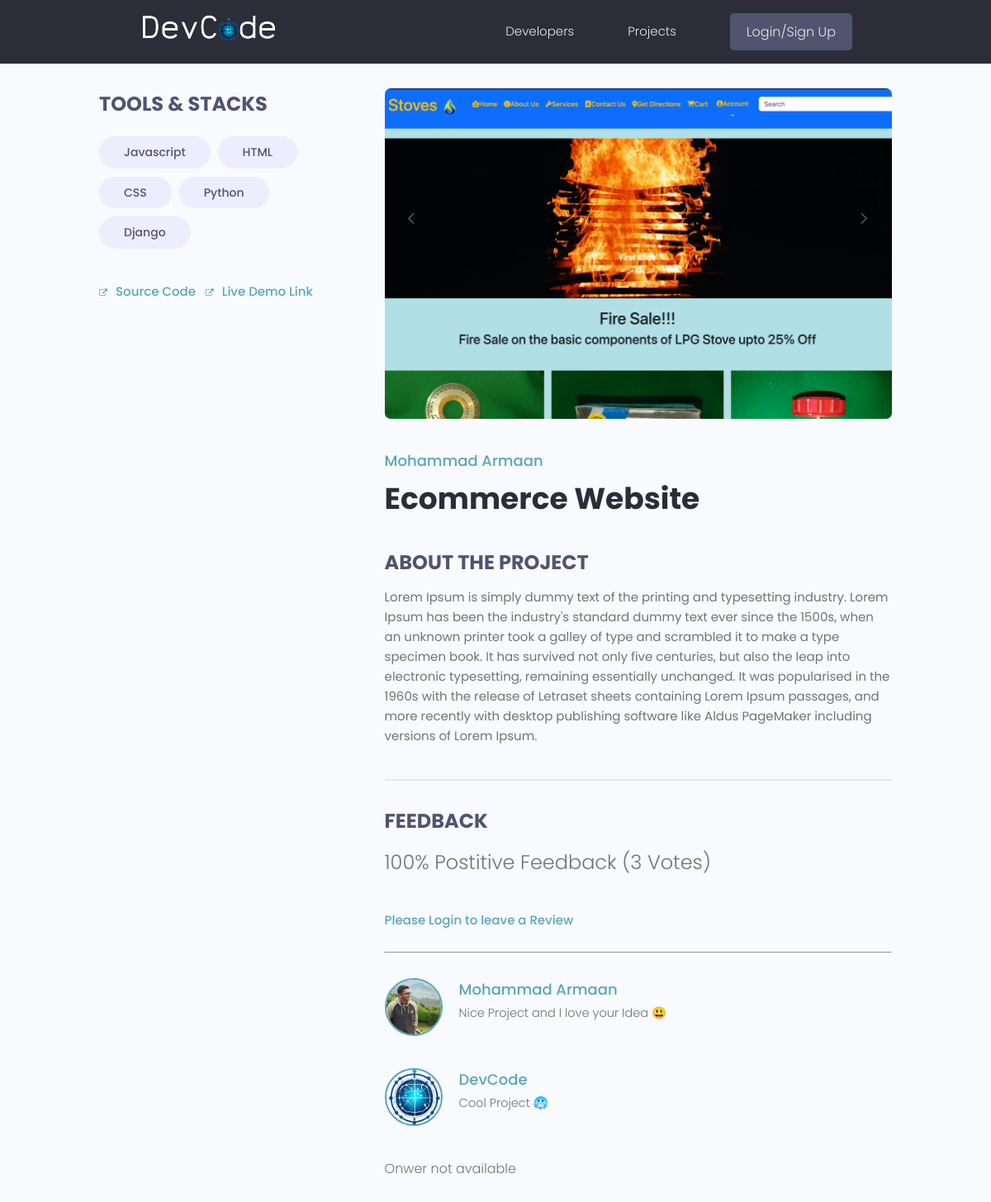
Screenshot of /projects/project/79041b7a-7854-42a7-aca3-8dc38727bc86/ with the database file from the repository.
### projects/models.py (models this page shows, shortened)
class Tag(models.Model):
    name=models.CharField(max_length=200)
    created = models.DateTimeField(auto_now_add=True)
    id = models.UUIDField(default=uuid.uuid4, unique=True, primary_key=True, editable=False)
    def __str__(self):
        return self.name

class Project(models.Model):
    owner = models.ForeignKey(Profile, null=True, blank=True, on_delete=models.CASCADE)  #Eariler it was SET_NULL
    title = models.CharField(max_length=200)
    description = models.TextField(null=True, blank=True)
    featured_image=models.ImageField(null=True, blank=True, default='default.jpg')
    tags=models.ManyToManyField("Tag", blank=True)
    vote_total=models.IntegerField(default=0, null=True, blank=True)
    vote_ratio=models.IntegerField(default=0, null=True, blank=True)
    demo_link = models.CharField(max_length=2000, null=True, blank=True)
    source_link = models.CharField(max_length=2000, null=True, blank=True)
    created = models.DateTimeField(auto_now_add=True)
    id = models.UUIDField(default=uuid.uuid4, unique=True, primary_key=True, editable=False)
    class Meta:
        ordering = ['-vote_ratio', '-vote_total', 'title']
    @property
    def reviewers(self):
        queryset = self.review_set.all().values_list('owner__id',flat=True)
        return queryset
    @property
    def imageURL(self):
        try:
            url = self.featured_image.url
        except:
             url = ''
        return url

class Review(models.Model):
    VOTE_TYPE = (
        ('up', "Up Vote"),
        ('down', "Down Vote"),
    )
    owner =models.ForeignKey(Profile, on_delete= models.CASCADE, null=True, blank=True)
    project =models.ForeignKey(Project, on_delete=models.CASCADE)
    body=models.TextField(null=True, blank=True)
    value=models.CharField(max_length=200, choices=VOTE_TYPE)
    created = models.DateTimeField(auto_now_add=True)
    id = models.UUIDField(default=uuid.uuid4, unique=True, primary_key=True, editable=False)
    class Meta:
        unique_together =[['owner','project']]

### users/models.py (models this page shows, shortened)
class Profile(models.Model):
    user = models.OneToOneField(User, on_delete=models.CASCADE, null=True, blank=True)
    name = models.CharField(max_length=200, blank=True, null=True)
    email = models.EmailField(max_length=500, null=True, blank=True)
    username=models.CharField(max_length=200, null=True, blank=True)
    location=models.CharField(max_length=200, null=True, blank=True)
    short_intro = models.CharField(max_length=200, null=True, blank=True)
    bio = models.TextField(null=True, blank=True)
    profile_image=models.ImageField(null=True, blank=True, upload_to='profiles/', default='profiles/user-default.png')
    social_github = models.CharField(max_length=200, blank=True, null=True)
    social_twitter = models.CharField(max_length=200, blank=True, null=True)
    social_linkeden = models.CharField(max_length=200, blank=True, null=True)
    social_youtube = models.CharField(max_length=200, blank=True, null=True)
    social_website = models.CharField(max_length=200, blank=True, null=True)
    created = models.DateTimeField(auto_now_add=True)
    id = models.UUIDField(default=uuid.uuid4, unique=True, primary_key=True, editable=False)
    class Meta:
        ordering = ['created']

### projects/views.py (the view, shortened to what this page needs)
# urls.py: path('project/<str:pk>/',views.project,name='project'),
def project(request,pk):
    projectObj=Project.objects.get(id=pk)
    form= ReviewForm()
    context = {"project":projectObj, 'form':form}
    return render(request,"projects/single-projects.html", context)

### projects/templates/projects/single-projects.html (shortened to what this page needs)
{%extends 'main.html'%}
{%block content%}
{%load static%}
  <main class="singleProject my-md">
    <div class="container">
      <div class="layout">
        <div class="column column--1of3">
          <h3 class="singleProject__subtitle">Tools & Stacks</h3>
          <div class="singleProject__toolStack">
                {%for tag in project.tags.all%}
            <span class="tag tag--pill tag--sub tag--lg">
              <small>{{tag}}</small>
            </span>
            {%endfor%}
           </div>
           {%if project.source_link%}
          <a class="singleProject__liveLink" href="{{project.source_link}}" target="_blank"><i class="fa fa-external-link" style= "font-size:10px"></i>Source Code &nbsp;
          </a>
          {%endif%}
          {%if project.demo_link%}
          <a class="singleProject__liveLink" href="{{project.demo_link}}" target="_blank"><i class="fa fa-external-link" style= "font-size:10px"></i>Live Demo Link &nbsp;
          </a>
          {%endif%}
        </div>
        <div class="column column--2of3">
          {% if project.imageURL%}
          <img class="singleProject__preview" src="{{project.imageURL}}" alt="portfolio thumbnail" />
          {%else%}
          <img class="singleProject__preview" src="{% static 'images/default.jpg'%}" alt="portfolio thumbnail" />
          {%endif%}
          <a href="{% url 'user-profile' project.owner.id %}" class="singleProject__developer">{{project.owner.name}}</a>
          <h2 class="singleProject__title">{{project.title}}</h2>
          <h3 class="singleProject__subtitle">About the Project</h3>
          <div class="singleProject__info">
            {{project.description}}
          <div class="comments">
            <h3 class="singleProject__subtitle">Feedback</h3>
            <h5 class="project--rating">
              {{project.vote_ratio}}% Postitive Feedback ({{project.vote_total}} Vote{{project.vote_total|pluralize:"s"}})
            </h5>
            {% if request.user.profile.id in project.reviewers %}
            <p>You have already submitted your review for this project</p>
            {% elif request.user.profile == project.owner%}
            <p>You Cannot review your own work</p>
            {% else %}
            <a href="{% url 'login' %}?next={{request.path}} ">Please Login to leave a Review</a>
          {% endif %}
          <br>
          <br>
          <hr>
            {% for review in project.review_set.all %}
            {% if review.body%}
             <div class="commentList">
              <div class="comment">
                <a href="{% url 'user-profile' review.owner.id %}">
                  <img class="avatar avatar--md"
                    src="{{ review.owner.profile_image.url }}" alt="user" />
                </a>
                <div class="comment__details">
                  <a href="{% url 'user-profile' review.owner.id %}" class="comment__author">{{review.owner.name}}</a>
                  <p class="comment__info">{{review.body|linebreaksbr}}</p>
                </div>
              </div>
              {% else %}
              <p>Onwer not available</p>
              {% endif%}
              {% endfor %}
            </div>
          </div>
        </div>
      </div>
    </div>
    </div>
  </main>
    {%endblock content%}

### static/styles/app.css (style rules this page uses)
:root { --color-sub: #2d2d39; }
img { width: 100%; }
.singleProject .column--1of3 { order: 2; }
@media screen and (min-width: 1081px) { .singleProject .column--1of3 { order: 1; } }
@media screen and (min-width: 1081px) { .singleProject .column--2of3 { order: 2; } }
.singleProject__toolStack { margin-top: 2rem; margin-bottom: 4rem; }
.singleProject__liveLink { font-weight: 500; transition: all 0.3s ease-in-out; border-bottom: 2px solid transparent; }
.singleProject__liveLink i { display: inline-block; font-size: 1.6rem; margin-right: 1rem; }
.singleProject__preview { height: 50vh; object-fit: cover; object-position: top center; margin-bottom: 3rem; border-radius: 0.7rem; }
.singleProject__developer { font-size: 1.8rem; font-weight: 500; }
.singleProject__title { font-size: 3.6rem; font-weight: 700; color: var(--color-sub); margin-bottom: 3rem; }
.project--rating { margin-bottom: 1.6em; margin-top: .5em; }
.singleProject__subtitle { text-transform: uppercase; font-size: 2.4rem; font-weight: 700; color: var(--color-sub-light); margin-bottom: 1rem; }
.comments { margin-top: 4rem; padding-top: 3rem; border-top: 2px solid var(--color-light); }
.commentList { margin: 3rem 0; }
.comment { display: flex; gap: 2rem; }
.comment:not(:last-child) { margin-bottom: 3rem; }
.comment__author { font-size: 1.8rem; }
.comment__info { font-size: 1.45rem; }

### static/uikit/styles/modules/_variables.css (style rules this page uses)
:root { --color-main: #5aa5b9; --color-main-light: #e6faff; --color-sub: #3f4156; --color-sub-light: #51546e; --color-sub-lighter: #ededfd; --color-text: #737373; --color-gray: #8b8b8b; --color-light: #e5e7eb; --color-light-gray: #767676; --color-bg: #f8fafd; --color-white: #fffefd; --color-white-light: #f3f3f3; --color-success: #359e64; --color-success-bg: #def8e8; --color-error: #fc4b0b; --color-error-bg: #fff2ee; --font-base: 'Poppins', arial, helvetica, 'Segoe UI', roboto, ubuntu, sans-serif; --font-monospace: 'Fira Code', 'Courier New', courier, monospace; --font-regular: 300; --font-medium: 500; --font-bold: 700; --generic-shadow: 1px 1px 5px #00000010; --generic-transition: all 0.3s ease-in-out; }

### static/uikit/styles/modules/_base.css (style rules this page uses)
* { margin: 0; padding: 0; box-sizing: border-box; text-rendering: optimizeLegibility; color: inherit; font-size: inherit; }
html { font-size: 50%; }
@media only screen and (min-width: 480px) { html { font-size: 56.25%; } }
@media only screen and (min-width: 1200px) { html { font-size: 62.5%; } }
body { line-height: 1.6; font-weight: 400; font-size: 1.5rem; color: var(--color-text); background-color: var(--color-bg); min-height: 100vh; }

### static/uikit/styles/modules/_typography.css (style rules this page uses)
* { font-family: var(--font-base); }
h2 { font-size: 3.6rem; font-weight: var(--font-bold); }
h3 { font-size: 3.2rem; font-weight: var(--font-medium); }
h5 { font-size: 2.4rem; font-weight: var(--font-medium); }
h5, h6 { font-weight: var(--font-regular); }
p, span, strong { font-size: 1.6rem; color: var(--color-text); font-weight: var(--font-regular); }
a { padding-bottom: 2px; text-decoration: none; display: inline-block; color: var(--color-main); font-weight: var(--font-medium); }

### static/uikit/styles/modules/_utilities.css (style rules this page uses)
.container { width: 92%; max-width: 165rem; margin: 0 auto; box-sizing: border-box; }
@media screen and (min-width: 1000px) { .container { width: 90%; } }
@media screen and (min-width: 1200px) { .container { width: 80%; } }
.my-md { margin: 3rem auto; }

### static/uikit/styles/modules/_avatar.css (style rules this page uses)
.avatar { border-radius: 50%; border: 2px solid var(--color-main); object-fit: cover; }
.avatar--md { height: 7rem; width: 7rem; }

### static/uikit/styles/modules/_tag.css (style rules this page uses)
.tag { display: inline-flex; align-items: center; background-color: var(--color-sub); height: -webkit-fit-content; height: -moz-fit-content; height: fit-content; width: -webkit-fit-content; width: -moz-fit-content; width: fit-content; border-radius: 0.5rem; padding: 0.5rem 1.5rem; font-size: 1.2rem; cursor: pointer; }
.tag:not(:last-child) { margin-right: 0.25rem; margin-bottom: 0.75rem; }
.tag > small { color: var(--color-white); }
.tag--pill { border-radius: 5rem; }
.tag--sub, .tag--sub > small { background: var(--color-sub-lighter); color: var(--color-sub-light); font-weight: 500; }
.tag--lg { padding: 0.8rem 3rem; font-size: 1.4rem; }
.tag--lg:not(:last-child) { margin-right: 0.5rem; margin-bottom: 1rem; }

### static/uikit/styles/modules/_layout.css (style rules this page uses)
.layout { display: flex; flex-flow: row wrap; justify-content: space-between; }
.layout > .column { margin-bottom: 3rem; }
.layout > .column.column--1of3 { flex-basis: 30%; }
.layout > .column.column--2of3 { flex-basis: 64%; }

### rows the page displays
Tag: name "Javascript"
Tag: name "HTML"
Tag: name "CSS"
Tag: name "Python"
Tag: name "Django"
Project: imageURL (picture), owner.name "Mohammad Armaan", title "Ecommerce Website", description "Lorem Ipsum is simply dummy text of the printing and typesetting industry. Lorem Ipsum has been the industry's standard dummy text ever since the 1500s, when an unknown printer took a galley of type and scrambled it to make a type specimen book. It has survived not only five centuries, but also the leap into electronic typesetting, remaining essentially unchanged. It was popularised in the 1960s with the release of Letraset sheets containing Lorem Ipsum passages, and more recently with desktop publishing software like Aldus PageMaker including versions of Lorem Ipsum.", vote_ratio "100", vote_total "3"
Review: owner.profile_image (picture), owner.name "Mohammad Armaan", body "Nice Project and I love your Idea 😃"
Review: owner.profile_image (picture), owner.name "DevCode", body "Cool Project 🥶"
Review: shows "Onwer not available"
